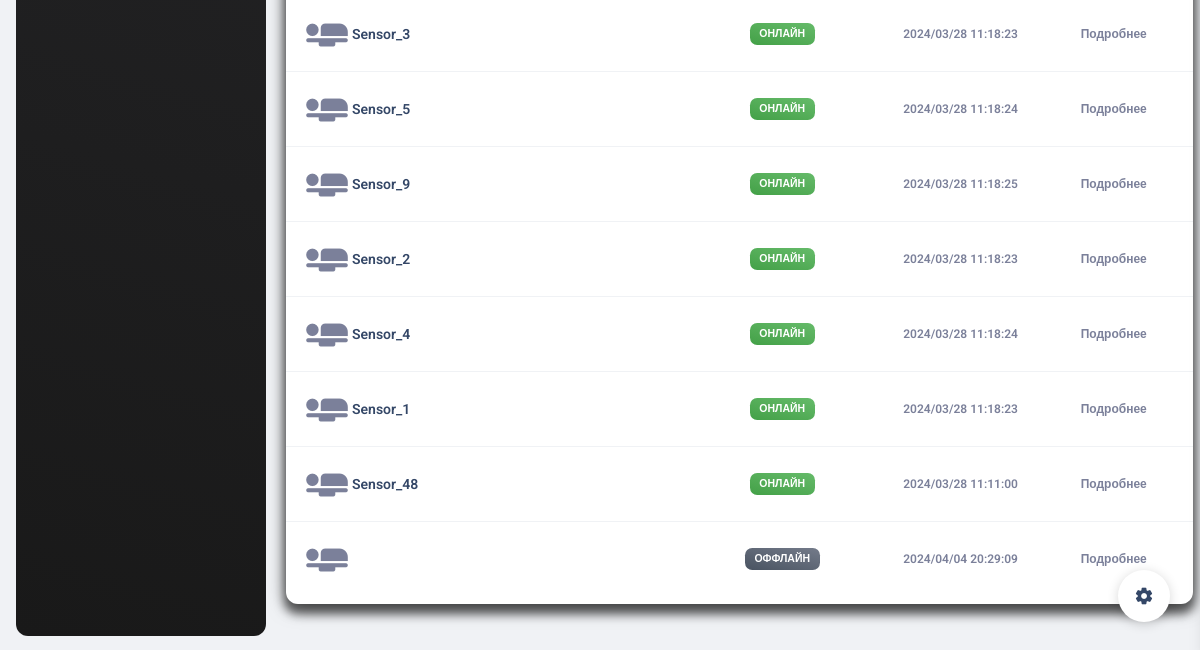
The page /search/ (lower part) on the database as committed earlier.
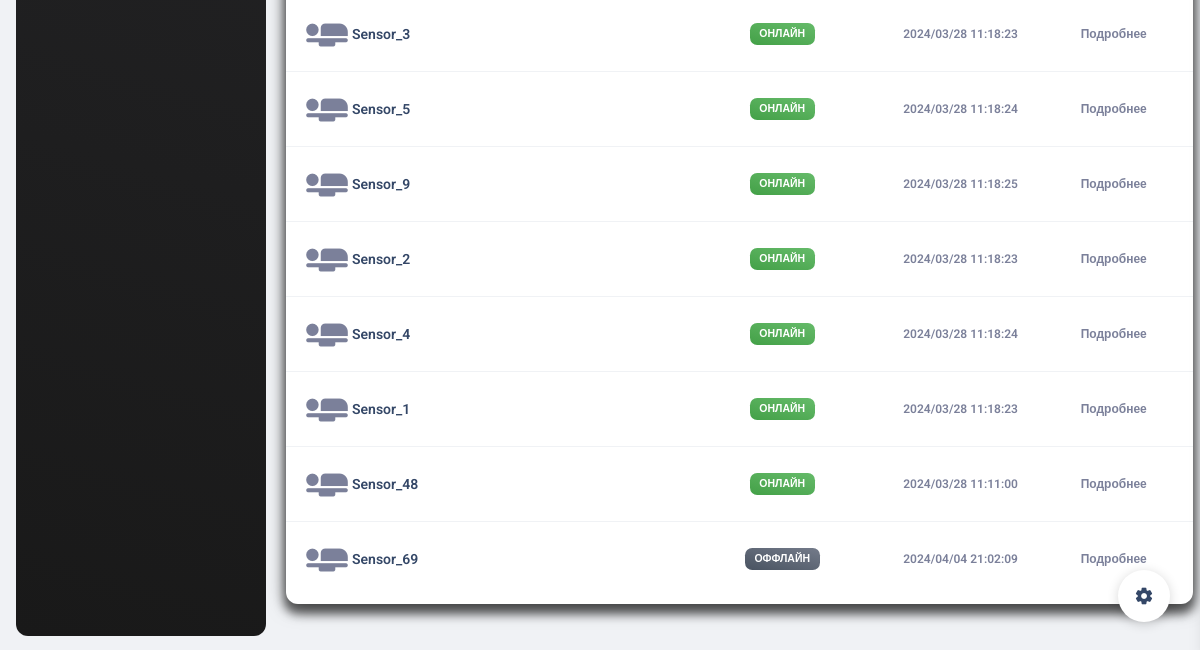
The same page on the database as committed later.
### esp_sensor/models.py (models this page shows, shortened)
class Sensor(models.Model):
    id = models.AutoField(primary_key=True)
    name = models.CharField('Имя датчика', max_length=100, unique=True)
    slug = models.SlugField(max_length=255, unique=True, db_index=True, verbose_name="URL")
    description = models.TextField('Описание', blank=True)
    owner = models.CharField("Владелец", max_length=100, blank=True)
    date_added = models.DateTimeField('Дата добавления', auto_now=True)
    country = models.ManyToManyField(Country, blank=True, verbose_name='Страна')
    city = models.ManyToManyField(City, blank=True, verbose_name='Город')
    inclusions = models.IntegerField("Количество включений", default=0)
    power = models.IntegerField(default=0,
                                blank=True,
                                verbose_name='Мощность',
                                validators=[MinValueValidator(0), MaxValueValidator(100)])
    watt = models.IntegerField("Потребление мощности", default=0)
    volt = models.IntegerField("Электрическое напряжение", default=0)
    work = models.BooleanField('Онлайн', default=True)
    blocked = models.BooleanField('Заблокирован', default=False)
    temperature = models.FloatField('Температура', default=0)
    fan_speed = models.IntegerField('Скорость кулера', default=0)
    class Meta:
        verbose_name = 'Датчик'
        verbose_name_plural = 'Датчики'

### esp_sensor/views.py (the view)
# urls.py: path('search/', views.search_sensors, name='search_sensors'),
def search_sensors(request):
    query = request.GET.get('q')
    if query:
        sensors = Sensor.objects.filter(
            Q(name__icontains=query) |
            Q(description__icontains=query) |
            Q(owner__icontains=query) |
            Q(country__name__icontains=query) |
            Q(city__name__icontains=query) |
            Q(inclusions__icontains=query)
        ).distinct()
    else:
        sensors = Sensor.objects.all()
    return render(request, 'sensor/search_results.html', {'sensors': sensors, 'query': query})

### templates/sensor/search_results.html (shortened to what this page needs)
{% load static %}
{% include 'base.html' %}
<body class="g-sidenav-show  bg-gray-200">
<aside class="sidenav navbar navbar-vertical navbar-expand-xs border-0 border-radius-xl my-3 fixed-start ms-3   bg-gradient-dark"
       id="sidenav-main">
</aside>
<main class="main-content position-relative max-height-vh-100 h-100 border-radius-lg ">
    <div class="container-fluid py-4">
        <div class="row">
            <div class="col-12">
                <div class="card my-4">
                    <div class="card-body px-0 pb-2">
                        <div class="table-responsive p-0">
                            <table class="table align-items-center mb-0">
                                <tbody>
                                {% for sensor in sensors %}
                                    <tr>
                                        <td>
                                            <div class="d-flex px-2 py-1">
                                                <div>
                                                    <i class="material-icons"
                                                       style="font-size: 50px;">airline_seat_flat</i>
                                                </div>
                                                <div class="d-flex flex-column justify-content-center">
                                                    <h6 class="mb-0 text-sm">{{ sensor.name }}</h6>
                                                </div>
                                            </div>
                                        </td>
                                        <td>
                                        </td>
                                        <td class="align-middle text-center text-sm">
                                            {% if sensor.work %}
                                                <span class="badge badge-sm bg-gradient-success">Онлайн</span>
                                            {% else %}
                                                <span class="badge badge-sm bg-gradient-secondary">Оффлайн</span>
                                            {% endif %}
                                        </td>
                                        <td class="align-middle text-center">
                                            <span class="text-secondary text-xs font-weight-bold">{{ sensor.date_added | date:"Y/m/d H:i:s" }}</span>
                                        </td>
                                        <td class="align-middle">
                                            <a href="{% url 'sensor_detail' sensor.pk %}"
                                               class="text-secondary font-weight-bold text-xs"
                                               data-toggle="tooltip" data-original-title="Edit user">
                                                Подробнее
                                            </a>
                                        </td>
                                    </tr>
                                {% empty %}
                                    <h6 class="text-primary ps-3">Поиск не дал результатов!</h6>
                                {% endfor %}
                                </tbody>
                            </table>
                        </div>
                    </div>
                </div>
            </div>
        </div>
    </div>
</main>
{% include 'include/setting.html' %}
</body>

Rows that differ between the two databases and show on the page:
removed Sensor: work "ОФФЛАЙН", date_added "2024/04/04 20:29:09"
added Sensor: name "Sensor_69", work "ОФФЛАЙН", date_added "2024/04/04 21:02:09"
